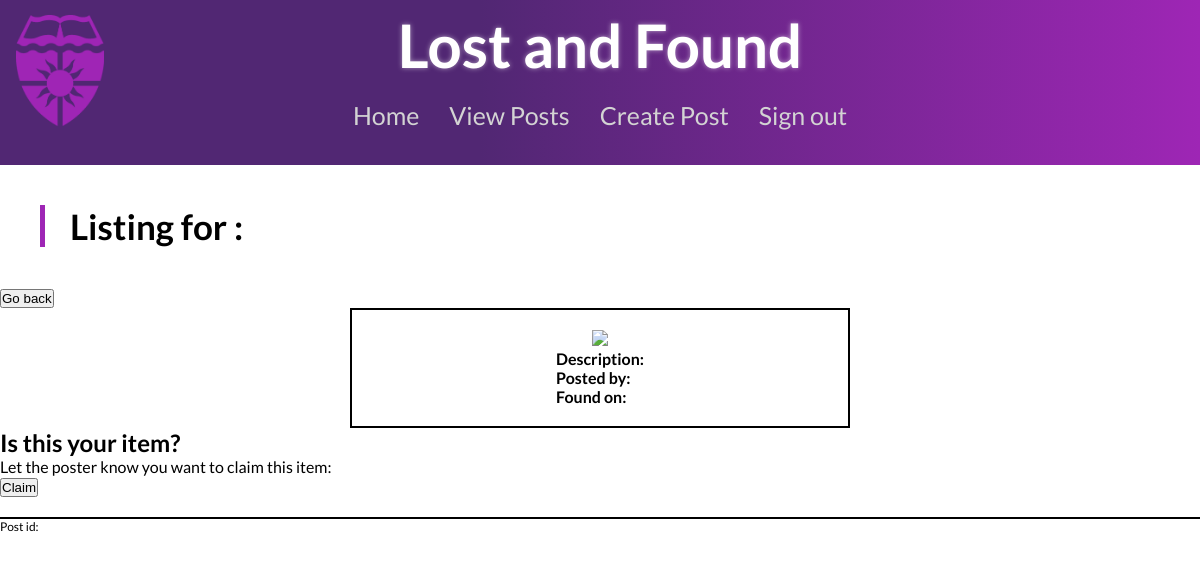
The app's page /view-post/13, older data.
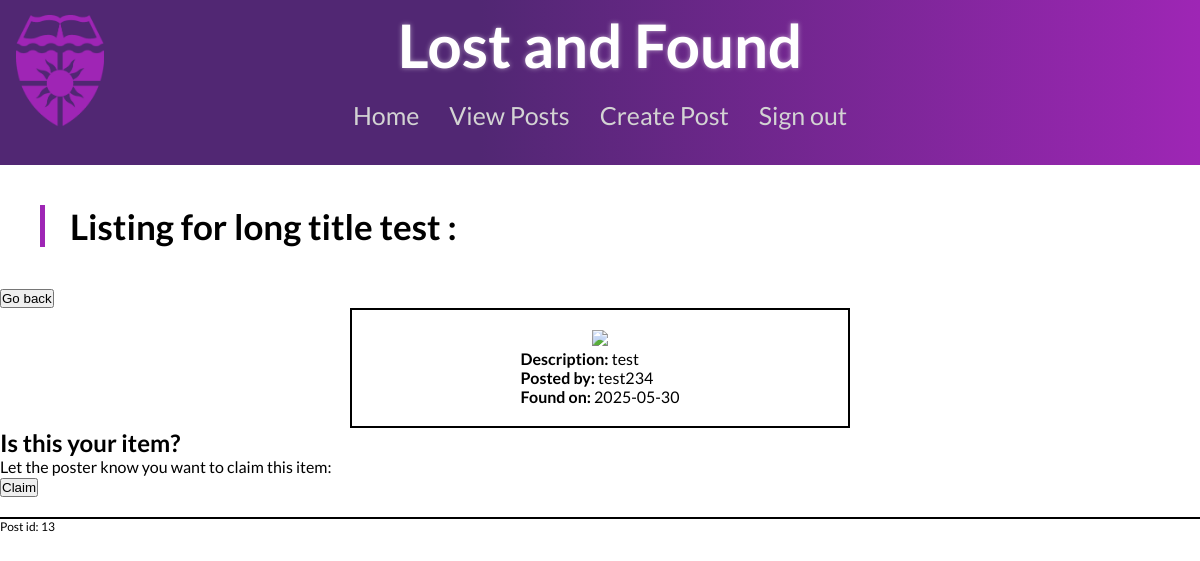
The same page, newer data.
### tables this page shows
CREATE TABLE posts (
    post_id INTEGER PRIMARY KEY,
    title TEXT,
    description TEXT,
    posted_by TEXT,
    post_type TEXT
, image_path TEXT, date_found TEXT);

### app.py (the view)
@app.route('/view-post/<post_id>')
def view_post(post_id):
    conn = sqlite3.connect('posts-db.db')
    conn.row_factory = sqlite3.Row # turns query results into dictionary
    cursor = conn.cursor()
    cursor.execute("SELECT * FROM posts WHERE post_id = ?", (post_id,))
    post = cursor.fetchone()
    conn.close()
    return render_template('view_post.html', post=post)

### templates/view_post.html
{% extends "base.html" %}
{% block extra_css %}
<link rel="stylesheet" href="/static/css/view-post.css">
{% endblock %}
{% block content %}
<h1>Listing for {{post['title']}}:</h1>
<a href="/posts"><button type="button">Go back</button></a>
<div class="post-details">
    <div class="post-img">
        <img src="/static/uploads/{{post['post_id']}}.jpg" class="post-img">
    </div>
    <div>
        <p><strong>Description: </strong>{{post['description']}}</p>
        <p><strong>Posted by: </strong>{{post['posted_by']}}</p>
        <p><strong>Found on: </strong>{{post['date_found']}}</p>
    </div>
</div>
<div>
    <h2>Is this your item?</h2>
    <p>Let the poster know you want to claim this item:</p>
    <form>
        <button>Claim</button>
    </form>
</div>
<footer>
    <div>
        <p>Post id: {{post['post_id']}}</p>
    </div>
</footer>
{% endblock %}

### templates/base.html (shortened to what this page needs)
<!DOCTYPE html>
<html lang="en">
    <head>
        <link href="/static/css/base.css" rel="stylesheet">
        {% block extra_css %}{% endblock %}
    </head>
    <body>
        <div class="navbar">
            <div class="nav-left-side">
                <div>
                    <a href="/"><img src="/static/images/ustlogo.png" class="logo"></a>
                </div>
            </div>
            <div class="text-lf">Lost and Found</div>
            <div class="nav-right-side">
                <a href="/" class="nav-home">Home</a>
                <a href="/posts" class="nav-posts">View Posts</a>
                <a href="/create-post" class="nav-create-post">Create Post</a>
                <a href="/logout" class="nav-sign-out">Sign out</a>
            </div>
        </div>
        {% block content %}{% endblock %}
    </body>
</html>

### static/css/base.css (style rules this page uses)
* { box-sizing: border-box; margin: 0; padding: 0; }
body { font-family: "Lato", sans-serif; }
.navbar { display: flex; align-items: center; color: white; background: linear-gradient(to right, #512773 0%, #512773 40%, #9e26b5 100%); font-size: 20px; padding-top: 20px; padding-inline: 20px; margin: 0; flex-wrap: wrap; gap: 20px; }
.logo { width: 80px; height: 100px; transition: transform 0.3s; }
.text-lf { width: 100%; text-align: center; margin-top: -140px; font-size: 60px; font-weight: bold; text-shadow: 0 0 5px rgba(255, 255, 255, 0.5); }
.nav-left-side { display: flex; align-items: center; }
.nav-right-side { display: flex; align-items: center; margin-left: auto; margin-top: -150px; font-size: 20px; gap: 40px; color: lightgrey; cursor: pointer; transition: all 300ms cubic-bezier(.23, 1, 0.32, 1); }
a { text-decoration: none; color: inherit; }
@media (max-width: 1350px) { .text-lf { margin-top: -200px; } }
@media (max-width: 1350px) { .nav-right-side { flex-direction: row; width: 100%; justify-content: center; align-items: center; margin-left: 0; margin-top: -70px; margin-bottom: 30px; gap: 30px } }
@media (max-width: 1350px) { .nav-right-side a { font-size: 25px; } }
@media (max-width: 1350px) { .logo { height: auto; object-fit: contain; transform: scale(1.1); } }

### static/css/view-post.css (style rules this page uses)
h1 { margin: 40px; border-left: 5px solid #9e26b5; padding-left: 25px; font-size: 35px; }
.post-img { max-width: 200px; }
.post-details { border: 2px solid black; padding: 20px; margin: 0 auto; max-width: 500px; display: flex; flex-direction: column; align-items: center; }
footer div { border-top: 2px solid black; margin-top: 20px; font-size: 12px; }

Row changes from the older to the newer data that the page shows:
added posts: title "long title test", description "test", posted_by "test234", date_found "2025-05-30", post_id "13"
